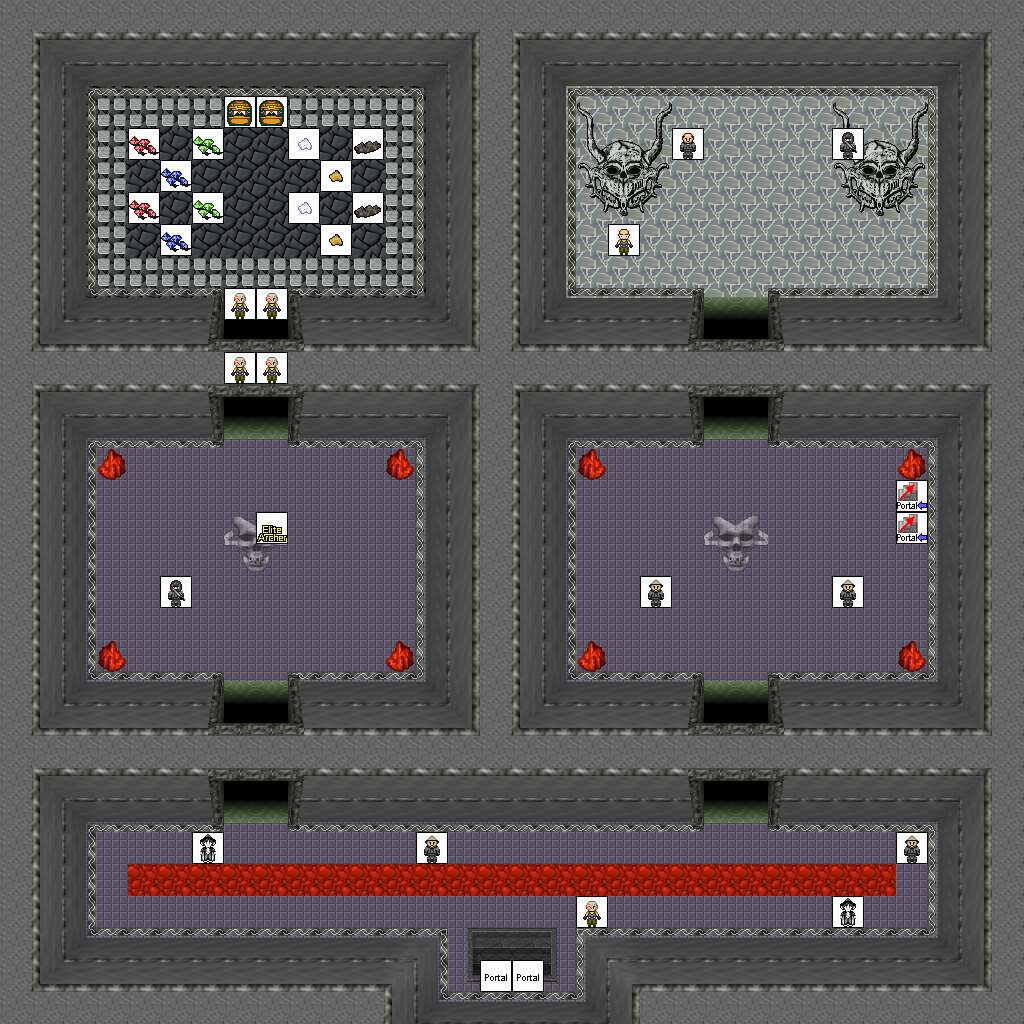

Tiled map render using the project's own tile images. Description and the map definition, with tile-layer contents summarised, below:
An orthogonal 32x32 tile map with 32x32 px tiles, 5 tile layers (0_floor, 1_terrain, 2_object, 3_roof, ...), 2 hidden layers not drawn, 17 tilesets.

<map version="1.0" tiledversion="1.1.6" orientation="orthogonal" renderorder="right-down" width="32" height="32" tilewidth="32" tileheight="32" infinite="0" nextobjectid="1">
 <tileset firstgid="1" name="logic/collision" tilewidth="32" tileheight="32" tilecount="1" columns="1">
  <image source="../../tileset/logic/collision.png" width="32" height="32" />
 </tileset>
 <tileset firstgid="2" name="logic/protection" tilewidth="32" tileheight="32" tilecount="2" columns="2">
  <image source="../../tileset/logic/protection.png" width="64" height="32" />
 </tileset>
 <tileset firstgid="4" name="logic/portal" tilewidth="32" tileheight="32" tilecount="16" columns="8">
  <image source="../../tileset/logic/portal.png" width="256" height="64" />
 </tileset>
 <tileset firstgid="20" name="logic/creature/human_soldier" tilewidth="32" tileheight="32" tilecount="9" columns="9">
  <image source="../../tileset/logic/creature/human_soldier.png" width="288" height="32" />
 </tileset>
 <tileset firstgid="29" name="logic/creature/hybrid" tilewidth="32" tileheight="32" tilecount="16" columns="16">
  <image source="../../tileset/logic/creature/hybrid.png" trans="ff00ff" width="512" height="32" />
 </tileset>
 <tileset firstgid="45" name="logic/item/jewelry" tilewidth="32" tileheight="32" tilecount="3" columns="3">
  <image source="../../tileset/logic/item/jewelry.png" width="96" height="32" />
 </tileset>
 <tileset firstgid="48" name="logic/item/resources" tilewidth="32" tileheight="32" tilecount="6" columns="6">
  <image source="../../tileset/logic/item/resources.png" width="192" height="32" />
 </tileset>
 <tileset firstgid="54" name="ground/green_paving" tilewidth="32" tileheight="32" tilecount="18" columns="3">
  <image source="../../tileset/ground/green_paving.png" width="96" height="192" />
 </tileset>
 <tileset firstgid="72" name="ground/stone_floor" tilewidth="32" tileheight="32" tilecount="6" columns="3">
  <image source="../../tileset/ground/stone_floors.png" width="96" height="64" />
 </tileset>
 <tileset firstgid="78" name="ground/indoor/grey_skull" tilewidth="32" tileheight="32" tilecount="8" columns="4">
  <image source="../../tileset/ground/indoor/grey_skull.png" width="128" height="64" />
 </tileset>
 <tileset firstgid="86" name="ground/rock/rock_red" tilewidth="32" tileheight="32" tilecount="10" columns="2">
  <image source="../../tileset/ground/rock/rock_red.png" width="64" height="160" />
 </tileset>
 <tileset firstgid="96" name="building/stairs/stairs" tilewidth="32" tileheight="32" tilecount="12" columns="2">
  <image source="../../tileset/building/stairs/stairs.png" width="64" height="192" />
 </tileset>
 <tileset firstgid="108" name="building/stairs/grey_stone_stairs_down" tilewidth="32" tileheight="32" tilecount="6" columns="3">
  <image source="../../tileset/building/stairs/grey_stone_stairs_down.png" width="96" height="64" />
 </tileset>
 <tileset firstgid="114" name="terrain/ground/stone" tilewidth="32" tileheight="32" tilecount="4" columns="4">
  <image source="../../tileset/terrain/ground/stone.png" width="128" height="32" />
 </tileset>
 <tileset firstgid="118" name="building/wall/int_grey" tilewidth="32" tileheight="32" tilecount="121" columns="11">
  <image source="../../tileset/building/wall/int_grey.png" width="352" height="352" />
 </tileset>
 <tileset firstgid="239" name="building/entrance/grey" tilewidth="32" tileheight="32" tilecount="25" columns="5">
  <image source="../../tileset/building/entrance/grey.png" width="160" height="160" />
 </tileset>
 <tileset firstgid="264" name="object/creep_large" tilewidth="32" tileheight="32" tilecount="33" columns="3">
  <image source="../../tileset/object/creep_large.png" width="96" height="352" />
 </tileset>
 <layer name="0_floor" width="32" height="32">
  <data>[1024 cells, 1016 non-empty, 30 distinct tile ids]</data>
 </layer>
 <layer name="1_terrain" width="32" height="32">
  <data>[1024 cells, 288 non-empty, 40 distinct tile ids]</data>
 </layer>
 <layer name="2_object" width="32" height="32">
  <data>[1024 cells, 18 non-empty, 5 distinct tile ids]</data>
 </layer>
 <layer name="3_roof" width="32" height="32">
  <data>[1024 cells, 48 non-empty, 7 distinct tile ids]</data>
 </layer>
 <layer name="objects" width="32" height="32">
  <data>[1024 cells, 34 non-empty, 16 distinct tile ids]</data>
 </layer>
 <layer name="collision" width="32" height="32" visible="0" opacity="0.51">
  <data>[1024 cells, 633 non-empty, 1 distinct tile ids]</data>
 </layer>
 <layer name="protection" width="32" height="32" visible="0" opacity="0.48">
  <data>[1024 cells, 70 non-empty, 1 distinct tile ids]</data>
 </layer>
</map>
